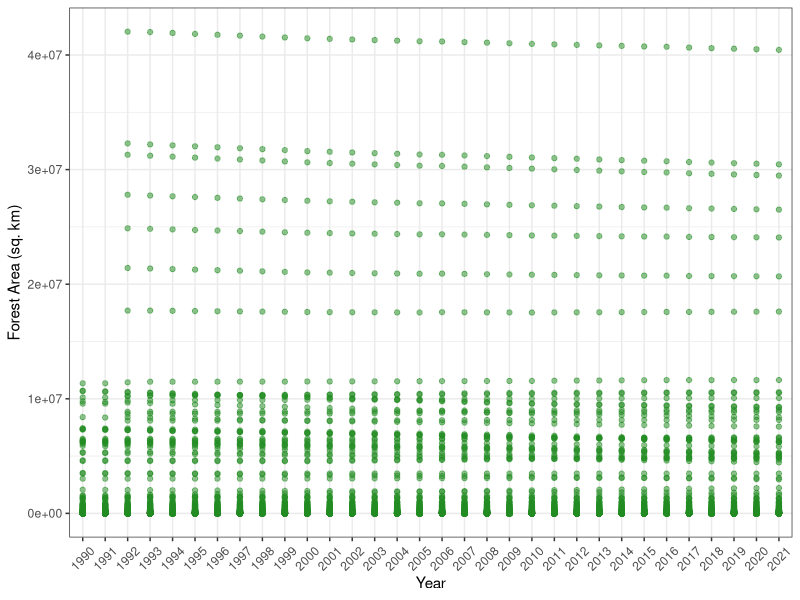

Here is the R script that generated this plot:
## ---- chunk 1
knitr::opts_chunk$set(echo = TRUE)
## ---- chunk 2
library(tidyverse)
## ---- chunk 3
forest <- read_csv("forest_per_country.csv", skip = 4, col_names = TRUE)
## ---- chunk 4
# a
forest <- forest %>% 
  pivot_longer(`1990`:`2022`, names_to = "Year", values_to = "ForestArea_sqkm")
forest

# b.
forest <- forest %>% 
  drop_na(ForestArea_sqkm)
forest
  
# c
ggplot(forest, aes(Year, ForestArea_sqkm)) +
  geom_point(alpha = 0.5, color = "forestgreen") +
  labs(x = "Year",
       y = "Forest Area (sq. km)") +
  theme_bw() +
  theme(axis.text.x = element_text(angle = 45, vjust = 0.5))
## ---- chunk 5
oecd <- read_csv("oecd_annual_data.csv", skip = 4, col_names = TRUE)
head(oecd)
## ---- chunk 6
#a
oecd <- oecd %>% 
  fill(OECD_member)

#b
oecd <- oecd %>% 
  pivot_longer(`2000`:`2022`, names_to = "Year", values_to = "MarineProtectedArea_sqkm")
## ---- chunk 7
rodents <- read_csv("capture_data.csv")
## ---- chunk 8
#a
rodents <- rodents %>% 
  rename(TrapID = `Trap ID`, Status = `Status (R/N)`, TotalWeight = `Total Weight`,
         BagWeight = `Bag weight`, AnimalWeight = `Animal Weight`, 
         HindfoodLength = `Hind foot length`, TailLength = `Tail length`,
         HairSample = `Hair sample (Y/N)`, Position = `Position (R/L)`)

#b 
rodents <- rodents %>% 
  fill(Site)

#c
rodents <- rodents %>% 
  mutate(Species = replace(Species, Species == "SIOC?", "SIOC"),
         Species = replace(Species, Species == "DIME?", "DIME"))

#d
rodents <- rodents %>% 
  mutate(TailLength = replace(TailLength, TailLength == "~15.5", "15.5"))

#e
rodents <- rodents %>% 
  mutate(HairSample = na_if(HairSample, "?"),
         Position = na_if(Position, "?"))

## ---- chunk 9
#a
rodents <- rodents %>% 
  separate(Date, into = c("Year", "Month", "Day"), sep = "-")
rodents

#b
rodents <- rodents %>% 
  unite("Date", Year:Day, sep = "-")
rodents

#c
sp_by_site <- rodents %>% 
  group_by(Site, Species) %>% 
  summarize(Count = n())
sp_by_site

#d
sp_by_site %>% 
  pivot_wider(names_from = Species,
              values_from = Count,
              values_fill = 0)
## ---- chunk 10
mammals <- data.frame(site = c(1,1,2,3,3,3), 
                      taxon = c('Suncus etruscus', 'Sorex cinereus', 
                                'Myotis nigricans', 'Notiosorex crawfordi', 
                                'Suncus etruscus', 'Myotis nigricans'),
                      density = c(6.2, 5.2, 11.0, 1.2, 9.4, 9.6),
                      mass = c(4.2, 5, 9.1, 8.6, 4.1, 8.7))
## ---- chunk 11
mammals <- mammals %>% 
  separate(taxon, c("genus", "species"), sep = " ")

mammals <- mammals %>% 
  pivot_longer(density:mass, names_to = "measurement", values_to = "value")

mammals <- mammals %>% 
  unite("taxon", genus, species, sep = " ")

mammals <- mammals %>% 
  pivot_wider(names_from = measurement, values_from = value)
